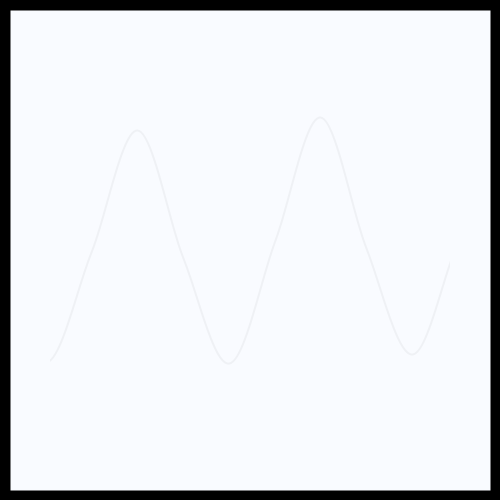
Frame 1 (no input)
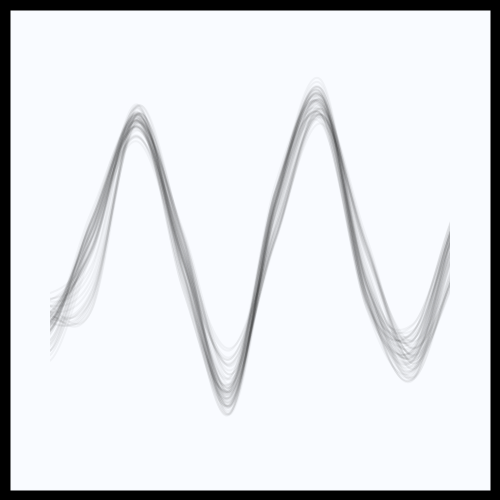
Frame 60 (the mouse pressed at the canvas centre just before this capture)
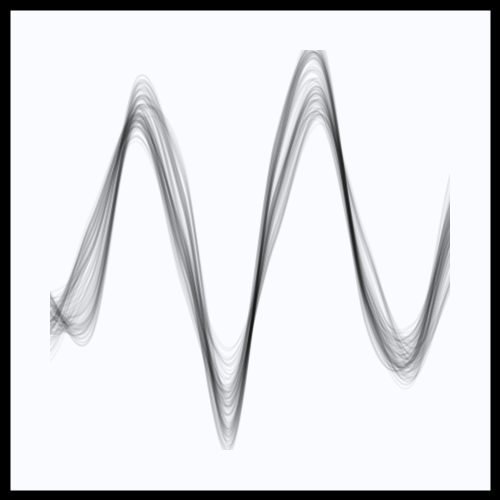
Frame 120 (the mouse held since frame 60 and released just before this capture)

The Processing sketch that drew these frames (run headless with seeded random() and noise(); from frame 60 on, the mouse is pressed at the canvas centre):

// Processing sketch: ArtProject03_Curves
// ── ArtProject03_Curves.pde
PVector[] pts;

void setup() {
  size(500, 500);


  background(#F9FBFF);


  pts = new PVector[12];
  for (int i = 0; i < pts.length; i++) {
    pts[i] = new PVector(i*550/pts.length, random(100, 150)*sin(i*PI/2));
  }
}

void draw() {


  // the curve
  pushMatrix();
  translate(0, height/2);
  strokeWeight(2);
  stroke(0, 10);
  beginShape();
  noFill();
  for (int i = 0; i < pts.length; i++) {
    pts[i].y += random(-10, 10);
    curveVertex(pts[i].x, pts[i].y);
  }
  endShape();
  popMatrix();


  // the whitespace frame
  fill(#F9FBFF);
  noStroke();
  rect(0, 0, width, 50);
  rect(0, 0, 50, height);
  rect(0, height-50, width, 50);
  rect(width-50, 0, 50, height);

  //the frame
  stroke(0);
  strokeWeight(20);
  noFill();
  rect(0, 0, width, height);
}

void keyPressed() {
  if (keyCode == ' ') {
    save("ArtProject03_Curves-####.png");
    noLoop();
  }
}
